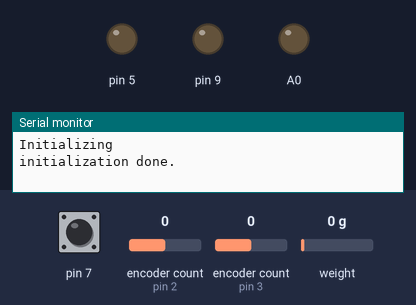
The program below on a simulated Arduino Uno, built with avr-gcc and run on an emulated ATmega328P. Parts: output pins drawn as LEDs (lit = HIGH), the last lines printed to the serial monitor. The inputs (shaded band) are chosen by the test bench; at power-on: pin 7 HIGH, encoder count (sensors on pin 2, pin 3) 0, weight on the scale 0 g. Storage starts empty; pins used as bus, display or sensor lines are not drawn.

Above: at 2.2 s.
2.3 s: pin 7 pulled LOW for 0.15 s
At 8.1 s:
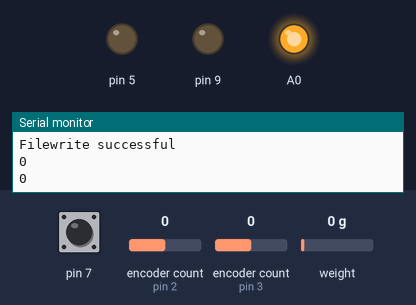
At 8.9 s:
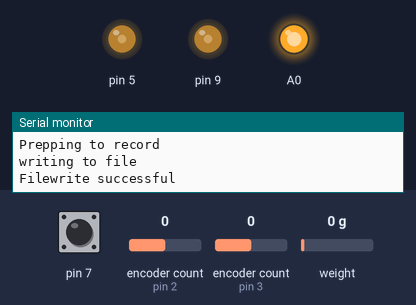
11.4 s: encoder count (sensor on pin 2) set to 1
At 12.0 s:
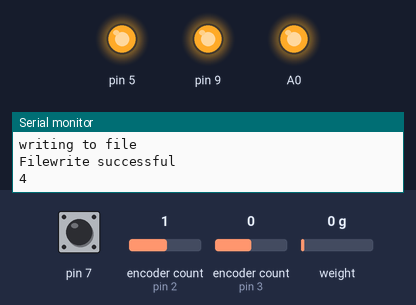
14.4 s: encoder count (sensor on pin 3) set to 1
17.4 s: encoder count (sensor on pin 2) set to 5
20.4 s: encoder count (sensor on pin 3) set to 0
Timing chart, 0 to 23.4 s (numbered marks = the images above; inputs shaded):
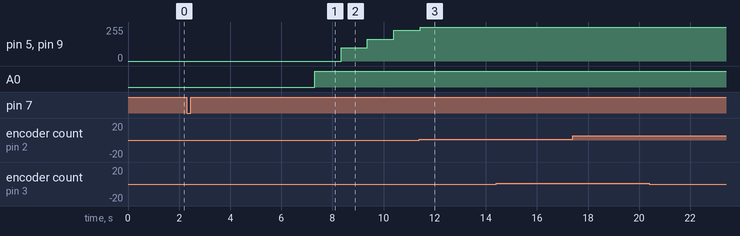

Measured:
- after the input at 2.3 s, pin 5, pin 9: 0/255 → 98/255 after 6.0 s, → 165/255 1.0 s later, → 231/255 1.0 s later; A0: LOW → HIGH after 5.0 s

The program:

main.cpp
```cpp
//librarys - still need to import
#include <SD.h>
#include <SPI.h>
#include "HX711.h"
#include <Encoder.h>
#include "SpeedControl.h"

#define LC_CALIBRATION_FACTOR 9771.09643232 // not actual value, just a placeholder for the time being.
#define CPR 2821
#define GEAR_RATIO 10
// #include "RotaryEncoder.h"
#include <Wire.h>


// Pins used so far 2, 4, 5, 6, 8, 9, 10, 11, 12, 13, A0, A1, A2, A3, A4, A5
// Pins not used 0, 1, 3, 7

//pin setup

const float ZN_coeff[3] = {0.33,0.66,0.11};

//DIMENSIONS
const float wheel_diameter = 0.13; //Meters
const float belt_spool_diameter = 1.22; //CM //I DO NOT THINK THIS IS CORRECT
const float test_distance = 12*2.54; //CM //This will likely need to be shorter.

SpeedControl LinearMotor;
SpeedControl WheelMotor;

const byte loadcell_dt = 6;
const byte loadcell_sck = 8;


//SD CARD
const byte sd_cs = 10;

byte file_num=0;
char file_num_char[3];
char filename[13];

File testFile;

//TEST PARAMETERS
const float w_anglarVelocity = 3;

const byte start_button = 7;

// const byte eStopPin = 12;

//FUNCTION DECLARATIONS
float Test_setup();
void motorControlSetup(SpeedControl& controller, const uint8_t pin_dir, const uint8_t pwm_pin, const uint8_t encA_pin, const uint8_t encB_pin, const float KU, const float TU);
bool createAndOpen(File &newfile);
bool recordData(File &myfile, float &slipValue, float &linearVelocity, float &Force);
bool buttonDebounceCheck(uint8_t);

HX711 scale;

float lc_reading=0;

void setup() {
  pinMode(7,INPUT_PULLUP);
  filename[0] = '\0';
  // put your setup code here, to run once:
  Serial.begin(9600);
  // espSerial.begin(9600); //if seeing gibberish change 9600 to 115200
  Serial.println("Initializing");


  //Motor setup and pins
  motorControlSetup(LinearMotor,A0,9,2,A1,47,2);
  motorControlSetup(WheelMotor,1,5,3,A2,47,2);


//Loadcell setup.
  scale.begin(loadcell_dt, loadcell_sck);// TODO look into using the same sck for the SD card.
  scale.set_scale(LC_CALIBRATION_FACTOR);
  scale.tare();

//SD Setup
if (!SD.begin(sd_cs)) {
  Serial.println(F("initialization failed!"));
  while (1);
}
Serial.println(F("initialization done."));

}

/*
#
#
#                     LOOP DE LOOPS
#
#
*/

bool test_started = false;
float slipValue = 0.0;
void loop() {

unsigned long previous_time=0;
  if (buttonDebounceCheck(start_button)&&slipValue<=1.0){
    //Initialize the file
    createAndOpen(testFile);

    //Get slip value
    slipValue+=0.1;
    // Serial.println("Please input slip value: ");
    // int slipValue = getSerialInput();

    float linear_velocity = ((1-slipValue)*w_anglarVelocity*wheel_diameter); //m/s

    LinearMotor.setSpeed(linear_velocity*100/(belt_spool_diameter*M_PI));
    WheelMotor.setSpeed(w_anglarVelocity*GEAR_RATIO);
    // LinearMotor.setSpeed(0);
    // WheelMotor.setSpeed(0);

    //Actual test running.
    linear_velocity = 0;
    float actual_slip=0;

    delay(5000); //Time for us to clear out.
    /*
    * Maybe add some indicator light or some flashing LED to show that the test is starting.
    */
    previous_time = millis();
    do{
      LinearMotor.controlLoop();
      WheelMotor.controlLoop();
      // LinearMotor.stop();
      // WheelMotor.stop();
      //Calculate actual slip
      linear_velocity = LinearMotor.currentVelocity*(belt_spool_diameter*M_PI);
      actual_slip = 1-linear_velocity/(w_anglarVelocity*wheel_diameter*M_PI);
      //Record data
      lc_reading = scale.get_units();
      Serial.println("Prepping to record");
      if(recordData(testFile,actual_slip,linear_velocity,lc_reading)){
        Serial.println(F("Filewrite successful"));
      }
      Serial.println(LinearMotor.currentPosition);
      Serial.println((LinearMotor.currentPosition/CPR));
      // Serial.println((LinearMotor.currentPosition/CPR)*belt_spool_diameter);
    // The termination of this loop needs to be tested still.
    }while((LinearMotor.currentPosition/CPR)*belt_spool_diameter*M_PI<test_distance);//converts current position counts to revolutions, calculates distance based off that and compares
    LinearMotor.setSpeed(0);
    WheelMotor.setSpeed(0);
    LinearMotor.controlLoop();
    WheelMotor.controlLoop();
    //Close file
    testFile.close();
    LinearMotor.stop();
    WheelMotor.stop();
    LinearMotor.reset();
    WheelMotor.reset();
    test_started = false;
  }
}

/**
 * @brief Writes parameter data to an opened csv file line.
 *
 * @param myfile opened and initialized SD card file
 * @param slipValue Slip value for test
 * @param linearVelocity Linear Velocity of Test
 * @param Force Force recorded from Load cell.
 * @return true
 * @return false
 */
bool recordData(File &myfile, float &slipValue, float &linearVelocity, float &Force){
  //Write in SD card, slip value, linear velocity, force (Load Cell), amperage (ammeter)
    myfile.print(slipValue);
    myfile.print(",");
    myfile.print(linearVelocity);
    myfile.print(",");
    myfile.println(Force);
    Serial.println("writing to file");
}

float Test_setup(){
  float slip_ratio = 0;
  while(true){
    // Serial.println(selector.count);
    // display.clearDisplay();
    // display.setTextSize(1);
    // display.setTextColor(WHITE);
    // display.println(F("Slip:"));

    // if(selector.RotaryPressed()){
    //   break;
    // }
    // selector.ReadRotary();
    // slip_ratio = selector.count%21*0.05;
    // Serial.println(selector.count);

  //Display the values the user is selecting
    // display.display();
    // display.setCursor(0,0);
  }
  // display.clearDisplay();
  // display.display();
  // slip_ratio = 0.5;
  return slip_ratio;
}
void motorControlSetup(SpeedControl& controller, const uint8_t pin_dir, const uint8_t pwm_pin, const uint8_t encA_pin, const uint8_t encB_pin, const float KU, const float TU){
  controller.setPin(pin_dir,pwm_pin,encA_pin,encB_pin);//test pins
  controller.setReversePolarity(false);
  controller.setCPR(CPR);
  controller.setMotorMaxSpeed(4.183); //Hz
  controller.setPIDValue(KU*ZN_coeff[0],KU*ZN_coeff[1]/TU,KU*TU*ZN_coeff[2]);
}

void LC_calibration_test(){
  if(scale.is_ready()){
    scale.set_scale();
    Serial.println(F("Remove weight from load cell. Calibration will be complete in 5 seconds..."));
    delay(5000);
    scale.tare();
    Serial.println(F("calibration complete."));
    Serial.println(F("Place weight on scale"));
    delay(2000);
    long reading = scale.get_units(10);
    Serial.print(F("result: "));
    Serial.println(reading);
  }
}

/**
 * @brief Create a And Open a file on the SD card with a new file number. Opens to file object passed as parameter.
 *
 * @return true
 * @return false
 */
bool createAndOpen(File &newfile){
  do{
    filename[0] = '\0';
    sprintf(file_num_char,"%d",file_num);
    strcat(filename,"test");
    strcat(filename,file_num_char);
    strcat(filename,".txt");
    file_num++;
  //open file
  }while(SD.exists(filename));
  Serial.print("Attempting to open ");
  Serial.println(filename);

  newfile = SD.open(filename,FILE_WRITE);
  if (newfile) {
    Serial.print("Opening: ");
    Serial.print(filename);
    newfile.println("Slip value,Linear velocity,Force");
    return true;
  }
  else {
    Serial.println("error opening testbench.txt");
    return false;
  }

}
//only works for one pin b/c of globals but I'm tired.
unsigned long last_debounce_time = 0;
unsigned long debounceDelay = 50;
bool last_reading = 0;
bool buttonDebounceCheck(const uint8_t pin){
  bool button_state;
  bool reading = !digitalRead(pin);
  if(reading != last_reading){
    last_debounce_time = millis();
  }
  if(millis() - last_debounce_time >debounceDelay){
    if(button_state!=reading){
      button_state = reading;
    }
  }
  last_reading = reading;
  return button_state;
}
```

SpeedControl.h
```cpp
#ifndef SPEEDCONTROL_H
#define SPEEDCONTROL_H

#include <Arduino.h>
#include <Encoder.h>
#include <AutoPID.h>

class SpeedControl
{

private:
  // Motor Pin Configuration
  uint8_t pwmPin;
  uint8_t dirPin;
  uint8_t encA;
  uint8_t encB;
  bool polarity_reverse = false;

  //Motor Related Parameters
  long CPR = 36124;
  float motorRadius = 1; // in metres
  float maxSpeed = 2.0; // Rotation Per Second

  // PID Control Related Parameter
  double outputMin  = -255;
  double  outputMax = 255;
  float kP  = 50;
  float kI  = 30.0;
  float kD  = 20.0;

public:
  //Velocity control related parameters
  volatile long currentPosition;
  volatile long previousPosition;
  volatile double previousTime;
  volatile double currentTime;
  double currentVelocity =  0;
  double setPoint = 0;
  double outputPWM = 0;
  // double * position;
  AutoPID pid{&currentVelocity, &setPoint, &outputPWM, outputMin, outputMax, kP, kI, kD};
  Encoder * encoder;

  void  initialSetup()
  {
  // Setting the pin configurations
  pinMode(dirPin, OUTPUT);
  pinMode(pwmPin, OUTPUT);
  digitalWrite(dirPin , LOW);
  analogWrite(pwmPin , 0);
  // delay(2000);
  //variables for velocity calculation
  setPoint  = 0.0;
  currentPosition = 0;
  previousPosition = 0;
  previousTime = micros();
  currentVelocity = 0;
  outputPWM  = 0;
  }

  SpeedControl()
  {
    // params:  direction pin , pwm pin , encoder A , encoder B

  }

  void setPin(uint8_t pinDir , uint8_t pinPWM ,uint8_t aEnc , uint8_t bEnc )
  {
  dirPin = pinDir;
  pwmPin = pinPWM;
  encA  = aEnc;
  encB = bEnc;
  encoder  =  new Encoder(encA , encB);
  initialSetup();

  }

  ~SpeedControl()
  {
    // destructor for the class
    delete encoder;
  }

  void setReversePolarity(bool polarity)
  {
    polarity_reverse = polarity;
  }

  void setMotorPWM(int PWM)
  {
  if (polarity_reverse)
    PWM = PWM * -1;
    // Changing the motor direction based on the PWM value
  if (PWM < 0)
      digitalWrite(dirPin , LOW);
  else
      digitalWrite(dirPin , HIGH);

  // generating the PWM pulses for changing the motor velocity
    analogWrite(pwmPin , abs(PWM));
  }

  void setPIDValue(float p , float i , float d )
  {
    kP = p;
    kI = i;
    kD = d;
    pid.setGains(kP, kI , kD);
  }

  void setPIDOutput(int min , int max)
  {
    outputMin = min;
    outputMax = max;
    pid.setOutputRange(outputMin , outputMax);
  }

  void setCPR(long cpr)
  {
    CPR = cpr;
  }

  void setMotorMaxSpeed(float speed)
  {
    maxSpeed = speed;
  }

  void setSpeed(float rps)
  {
    // input: motor speed in rotation per second
    if (rps < maxSpeed)
    setPoint = rps;
    else
    setPoint = maxSpeed;
  }

  void controlLoop()
  {
  // Calculating the motor velocity
  currentPosition = encoder->read();
  currentTime = micros();
  currentVelocity = (currentPosition - previousPosition)/((CPR / 1000000.00) * (currentTime - previousTime));
  previousPosition = currentPosition;
  previousTime = currentTime;
 // Running PID and changing motor PWM signal accordingly
  pid.run();
  setMotorPWM(outputPWM);
  }

  void stop(){
    analogWrite(pwmPin,0);
  }

  void reset(){
    digitalWrite(dirPin , LOW);
    analogWrite(pwmPin , 0);
    // delay(2000);
    //variables for velocity calculation
    setPoint  = 0.0;
    currentPosition = 0;
    previousPosition = 0;
    previousTime = micros();
    currentVelocity = 0;
    outputPWM  = 0;
  }

};

#endif
```
